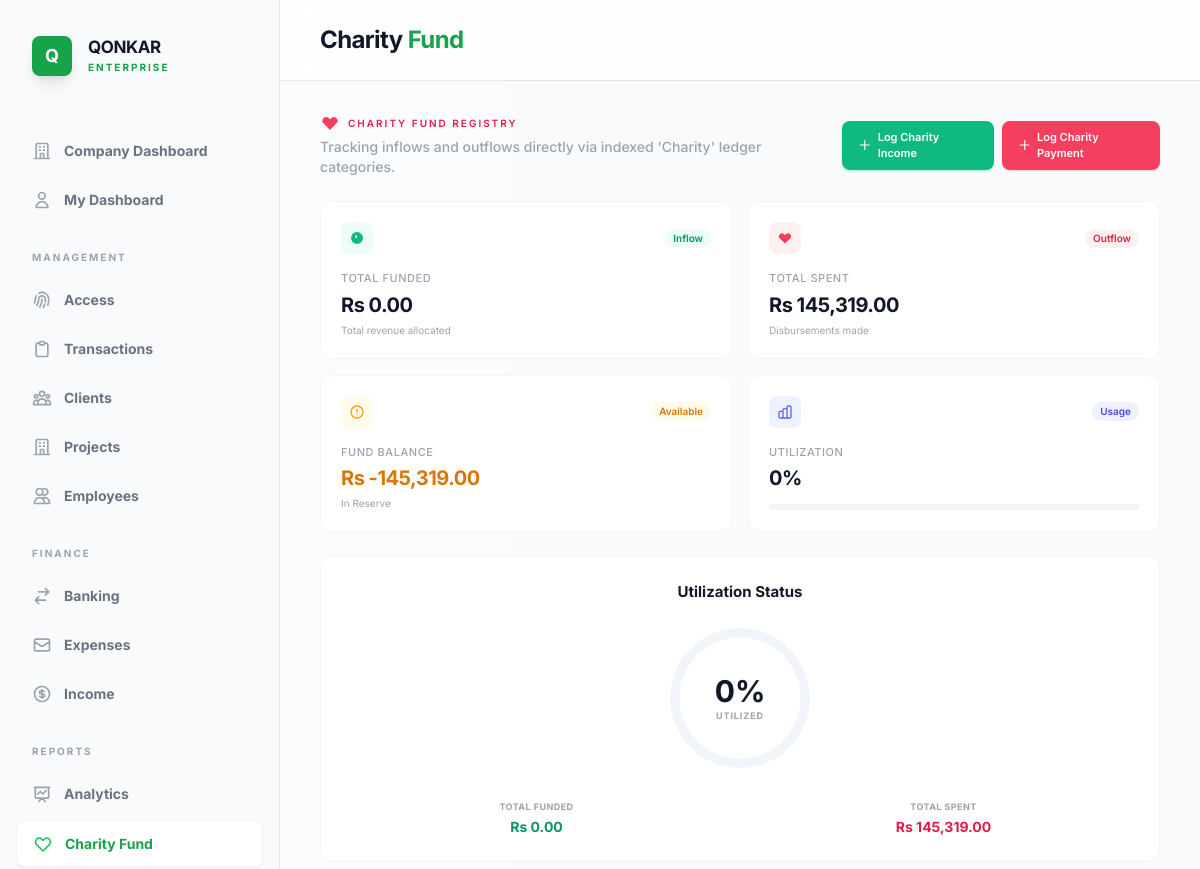
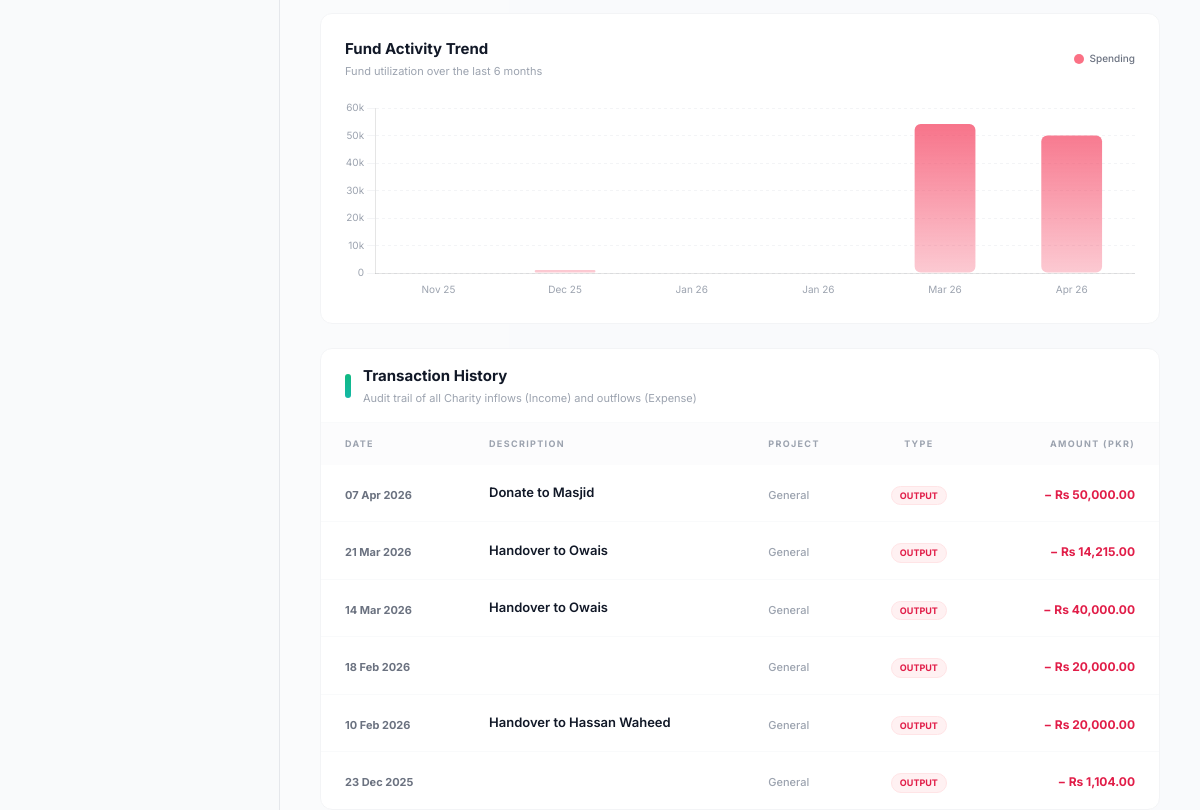
/core/charity/ (signed in, upper part), run on an earlier commit of the app's database (2 pictures, top to bottom).
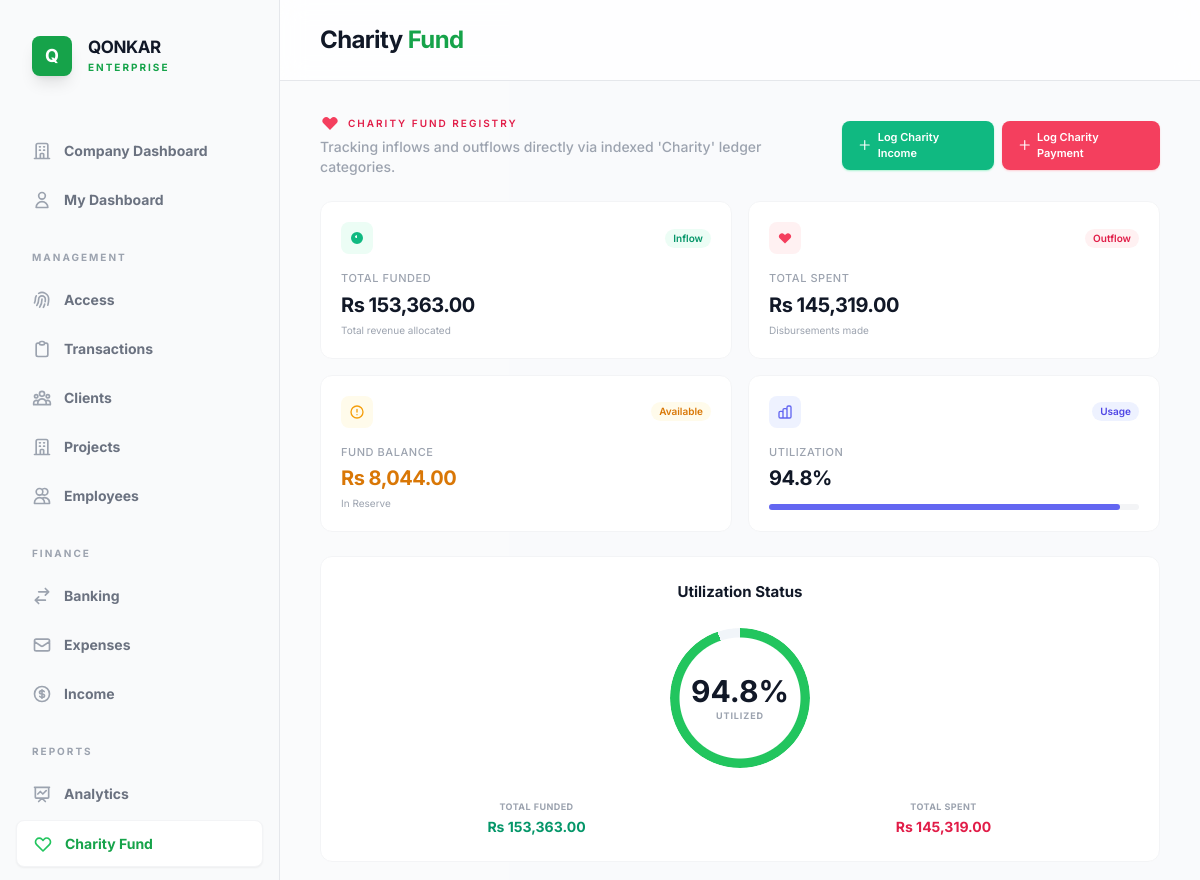
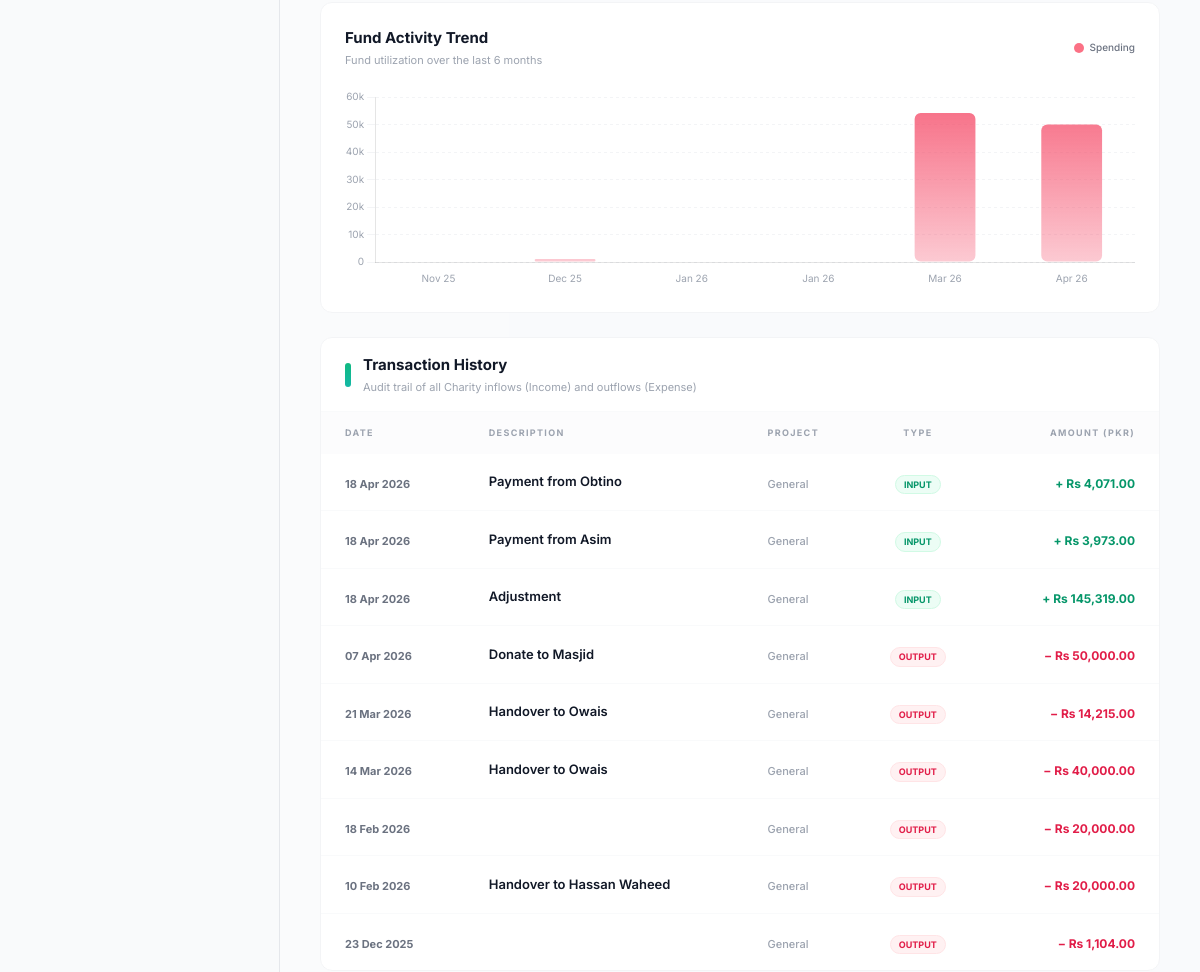
And on a later commit of the database (2 pictures, top to bottom).
### core/models.py (models this page shows, shortened)
class Transaction(models.Model):
    date = models.DateField()
    description = models.CharField(max_length=500)
    reference = models.CharField(max_length=100, blank=True, help_text="e.g. Invoice #, Transfer ID")
    project = models.ForeignKey(Project, on_delete=models.SET_NULL, null=True, blank=True, related_name='transactions')
    receipt = models.FileField(upload_to='receipts/%Y/%m/%d/', null=True, blank=True)
    custom_fields = models.JSONField(blank=True, default=dict)
    currency = models.ForeignKey(Currency, on_delete=models.PROTECT, related_name='transactions', null=True)
    created_at = models.DateTimeField(auto_now_add=True)
    created_by = models.ForeignKey(settings.AUTH_USER_MODEL, on_delete=models.SET_NULL, null=True)
    def get_bank_account_name(self):
        bank_entry = self.entries.filter(
            account__account_type=AccountType.ASSET,
            account__bank_detail__isnull=False
        ).first()
        return bank_entry.account.bank_detail.bank_name if bank_entry else "N/A"

### core/views.py (the view)
# urls.py: path('charity/', views.charity_view, name='charity_dashboard'),
@login_required
@login_required
def charity_view(request):
    if not request.user.is_superuser:
        return HttpResponseForbidden("Only administrators can access the Charity dashboard.")
    from datetime import timedelta
    from django.db.models import F, Sum, Q
    today = timezone.now().date()
    charity_revenue_acc = Account.objects.filter(name__icontains='Charity', account_type=AccountType.REVENUE, is_active=True).first()
    charity_expense_acc = Account.objects.filter(name__icontains='Charity', account_type=AccountType.EXPENSE, is_active=True).first()
    total_inflow = Decimal('0.00')
    if charity_revenue_acc:
        inflow_qs = LedgerEntry.objects.filter(
            account=charity_revenue_acc,
            entry_type='CR' # Revenue increased by Credit
        ).annotate(
            base_amt=F('amount') * F('exchange_rate')
        ).aggregate(total=Sum('base_amt'))['total']
        total_inflow = inflow_qs or Decimal('0.00')
    total_outflow = Decimal('0.00')
    if charity_expense_acc:
        outflow_qs = LedgerEntry.objects.filter(
            account=charity_expense_acc,
            entry_type='DR' # Expense increased by Debit
        ).annotate(
            base_amt=F('amount') * F('exchange_rate')
        ).aggregate(total=Sum('base_amt'))['total']
        total_outflow = outflow_qs or Decimal('0.00')
    fund_balance = total_inflow - total_outflow
    charity_account_ids = []
    if charity_revenue_acc: charity_account_ids.append(charity_revenue_acc.id)
    if charity_expense_acc: charity_account_ids.append(charity_expense_acc.id)
    all_charity_txns = Transaction.objects.filter(
        entries__account_id__in=charity_account_ids
    ).prefetch_related(
        'entries__account', 'project'
    ).distinct().order_by('-date', '-created_at')
    transaction_data = []
    for txn in all_charity_txns:
        charity_entries = txn.entries.filter(account_id__in=charity_account_ids)
        if not charity_entries.exists(): continue
        first_entry = charity_entries.first()
        is_inflow = (first_entry.account.account_type == AccountType.REVENUE)
        total_charity_amt = sum(e.get_base_amount() for e in charity_entries)
        transaction_data.append({
            'date': txn.date,
            'description': txn.description,
            'project': txn.project,
            'bank': txn.get_bank_account_name(),
            'type': 'Inflow' if is_inflow else 'Outflow',
            'amount': total_charity_amt,
            'currency': txn.currency.symbol if txn.currency else 'Rs',
            'status': 'Success'
        })
    monthly_trend = []
    for i in range(5, -1, -1):
        m_start = (today.replace(day=1) - timedelta(days=i * 30)).replace(day=1)
        if i > 0:
            m_end = (m_start + timedelta(days=32)).replace(day=1) - timedelta(days=1)
        else:
            m_end = today
        m_inflow = Decimal('0.00')
        if charity_revenue_acc:
            m_inflow = LedgerEntry.objects.filter(
                account=charity_revenue_acc,
                entry_type='CR',
                transaction__date__range=[m_start, m_end]
            ).annotate(base_amt=F('amount') * F('exchange_rate')).aggregate(total=Sum('base_amt'))['total'] or Decimal('0.00')
        m_outflow = Decimal('0.00')
        if charity_expense_acc:
            m_outflow = LedgerEntry.objects.filter(
                account=charity_expense_acc,
                entry_type='DR',
                transaction__date__range=[m_start, m_end]
            ).annotate(base_amt=F('amount') * F('exchange_rate')).aggregate(total=Sum('base_amt'))['total'] or Decimal('0.00')
        monthly_trend.append({
            'label': m_start.strftime('%b %y'),
            'inflow': m_inflow,
            'outflow': m_outflow,
            'net': m_inflow - m_outflow,
            'amount': m_outflow # Compat for chart which uses .amount
        })
    context = {
        'total_inflow': total_inflow,
        'total_outflow': total_outflow,
        'fund_balance': fund_balance,
        'transaction_data': transaction_data, # Replaces project_data
        'monthly_trend': monthly_trend,
        'fulfillment_pct': round((total_outflow / total_inflow * 100), 1) if total_inflow > 0 else 0,
        'grand_total_owed': total_inflow, # Mapping for UI compatibility
        'grand_total_paid': total_outflow, # Mapping for UI compatibility
        'grand_balance': fund_balance, # Mapping for UI compatibility
    }
    return render(request, 'core/charity_dashboard.html', context)

### core/models.py (called while the page is built)
    def get_base_amount(self):
        return self.amount * self.exchange_rate

### core/templates/core/charity_dashboard.html (shortened to what the changed rows need)
{% extends 'core/base.html' %}
{% load humanize %}
{% block header_title %}Charity <span class="text-brand-600">Fund</span>{% endblock %}
{% block content %}
<div class="space-y-6 pb-20">
    <div class="grid grid-cols-2 xl:grid-cols-4 gap-4">
        <div class="kpi-card fade-up fade-up-1 bg-white rounded-xl p-5 border border-gray-100">
            <div class="flex items-center justify-between mb-4">
                <div class="w-8 h-8 rounded-lg bg-emerald-50 flex items-center justify-center">
                </div>
                <span class="text-[10px] font-semibold text-emerald-600 bg-emerald-50 px-2 py-0.5 rounded-full">Inflow</span>
            </div>
            <p class="text-[11px] font-medium text-gray-400 uppercase tracking-wider mb-1">Total Funded</p>
            <h3 class="text-xl font-bold text-gray-900 tracking-tight">Rs {{ total_inflow|floatformat:2|intcomma }}</h3>
            <p class="text-[10px] text-gray-400 mt-1">Total revenue allocated</p>
        </div>
        <div class="kpi-card fade-up fade-up-3 bg-white rounded-xl p-5 border border-gray-100">
            <div class="flex items-center justify-between mb-4">
                <div class="w-8 h-8 rounded-lg bg-amber-50 flex items-center justify-center">
                </div>
                <span class="text-[10px] font-semibold text-amber-600 bg-amber-50 px-2 py-0.5 rounded-full">Available</span>
            </div>
            <p class="text-[11px] font-medium text-gray-400 uppercase tracking-wider mb-1">Fund Balance</p>
            <h3 class="text-xl font-bold text-amber-600 tracking-tight">Rs {{ fund_balance|floatformat:2|intcomma }}</h3>
            <p class="text-[10px] text-gray-400 mt-1">In Reserve</p>
        </div>
        <div class="kpi-card fade-up fade-up-4 bg-white rounded-xl p-5 border border-gray-100">
            <div class="flex items-center justify-between mb-4">
                <div class="w-8 h-8 rounded-lg bg-indigo-50 flex items-center justify-center">
                </div>
                <span class="text-[10px] font-semibold text-indigo-600 bg-indigo-50 px-2 py-0.5 rounded-full">Usage</span>
            </div>
            <p class="text-[11px] font-medium text-gray-400 uppercase tracking-wider mb-1">Utilization</p>
            <h3 class="text-xl font-bold text-gray-900 tracking-tight">{{ fulfillment_pct }}%</h3>
            <div class="mt-3 w-full bg-gray-100 rounded-full h-1.5">
                <div class="h-1.5 rounded-full bg-indigo-500 transition-all duration-1000" style="width: {{ fulfillment_pct }}%"></div>
            </div>
        </div>
    </div>
    <div class="grid grid-cols-1 xl:grid-cols-3 gap-5">
        <div class="fade-up fade-up-5 bg-white rounded-xl border border-gray-100 p-6 flex flex-col items-center justify-center">
            <div class="radial-progress mb-4" style="--progress: {{ fulfillment_pct }};">
                <div class="text-center">
                    <p class="text-3xl font-bold text-gray-900">{{ fulfillment_pct }}%</p>
                    <p class="text-[9px] font-bold text-gray-400 uppercase tracking-widest">Utilized</p>
                </div>
            </div>
            <div class="grid grid-cols-2 gap-6 mt-4 w-full">
                <div class="text-center">
                    <p class="text-[9px] font-bold text-gray-400 uppercase tracking-wider mb-1">Total Funded</p>
                    <p class="text-sm font-bold text-emerald-600">Rs {{ total_inflow|floatformat:2|intcomma }}</p>
                </div>
            </div>
        </div>
    </div>
    <div class="fade-up bg-white rounded-xl border border-gray-100 overflow-hidden">
        <div class="overflow-x-auto">
            <table class="w-full text-left">
                <thead>
                    <tr class="text-[9px] font-bold text-gray-400 uppercase tracking-[0.15em] bg-gray-50/50">
                        <th class="px-6 py-3.5">Date</th>
                        <th class="px-4 py-3.5">Description</th>
                        <th class="px-4 py-3.5">Project</th>
                        <th class="px-4 py-3.5 text-center">Type</th>
                        <th class="px-6 py-3.5 text-right">Amount (PKR)</th>
                    </tr>
                </thead>
                <tbody class="divide-y divide-gray-50">
                    {% for item in transaction_data %}
                    <tr class="hover:bg-gray-50/40 transition-colors group">
                        <td class="px-6 py-4 whitespace-nowrap">
                            <span class="text-[11px] font-bold text-gray-500">{{ item.date|date:"d M Y" }}</span>
                        </td>
                        <td class="px-4 py-4">
                            <p class="text-[13px] font-semibold text-gray-900 truncate max-w-[200px]">{{ item.description }}</p>
                        </td>
                        <td class="px-4 py-4 whitespace-nowrap">
                            <span class="text-[11px] font-medium text-gray-400">{{ item.project.name|default:"General" }}</span>
                        </td>
                        <td class="px-4 py-4 text-center whitespace-nowrap">
                            {% if item.type == 'Inflow' %}
                            <span class="inline-flex items-center gap-1 px-2 py-0.5 text-[9px] font-bold rounded-full bg-emerald-50 text-emerald-600 border border-emerald-100 uppercase">Input</span>
                            {% else %}
                            <span class="inline-flex items-center gap-1 px-2 py-0.5 text-[9px] font-bold rounded-full bg-rose-50 text-rose-600 border border-rose-100 uppercase">Output</span>
                            {% endif %}
                        </td>
                        <td class="px-6 py-4 text-right whitespace-nowrap">
                            <span class="text-xs font-bold {% if item.type == 'Inflow' %}text-emerald-600{% else %}text-rose-600{% endif %}">
                                {% if item.type == 'Inflow' %}+{% else %}−{% endif %} Rs {{ item.amount|floatformat:2|intcomma }}
                            </span>
                        </td>
                    </tr>
                    {% endfor %}
                </tbody>
            </table>
        </div>
    </div>
</div>
<script>
document.addEventListener('DOMContentLoaded', function() {
    Chart.defaults.font.family = "'Inter', sans-serif";
    // Monthly Trend Bar Chart
    const tCtx = document.getElementById('charityTrendChart');
    if (tCtx) {
        const ctx = tCtx.getContext('2d');
        const gradient = ctx.createLinearGradient(0, 0, 0, 200);
        gradient.addColorStop(0, 'rgba(244, 63, 94, 0.8)');
        gradient.addColorStop(1, 'rgba(244, 63, 94, 0.2)');
        new Chart(ctx, {
            type: 'bar',
            data: {
                labels: [{% for m in monthly_trend %}"{{ m.label }}"{% if not forloop.last %},{% endif %}{% endfor %}],
                datasets: [{
                    label: 'Charity Spent',
                    data: [{% for m in monthly_trend %}{{ m.amount }}{% if not forloop.last %},{% endif %}{% endfor %}],
                    backgroundColor: gradient,
                    borderRadius: 6,
                    borderSkipped: false,
                    barPercentage: 0.6,
                }]
            },
            options: {
                responsive: true,
                maintainAspectRatio: false,
                plugins: {
                    legend: { display: false },
                    tooltip: {
                        backgroundColor: '#1e293b',
                        padding: 10,
                        titleFont: { size: 11, weight: '600' },
                        bodyFont: { size: 11 },
                        cornerRadius: 8,
                        callbacks: { label: ctx => ' Rs ' + Number(ctx.raw).toLocaleString() }
                    }
                },
                scales: {
                    y: {
                        beginAtZero: true,
                        grid: { color: '#f3f4f6' },
                        border: { dash: [3,3] },
                        ticks: { font: { size: 10 }, color: '#9ca3af', callback: v => v >= 1000 ? (v/1000).toFixed(0)+'k' : v }
                    },
                    x: {
                        grid: { display: false },
                        ticks: { font: { size: 10 }, color: '#9ca3af' }
                    }
                }
            }
        });
    }
});
</script>
{% endblock %}

What changed in the data, as far as the page shows it:
added Transaction: date "18 Apr 2026", description "Payment from Obtino"
added Transaction: date "18 Apr 2026", description "Payment from Asim"
added Transaction: date "18 Apr 2026", description "Adjustment"
Also different on the page:
{{ total_inflow|floatformat:2|intcomma }}: "0.00" → "153,363.00"
{{ fund_balance|floatformat:2|intcomma }}: "-145,319.00" → "8,044.00"
{{ fulfillment_pct }}: "0" → "94.8"
new list line: "General INPUT + Rs 4,071.00"
new list line: "General INPUT + Rs 3,973.00"
new list line: "General INPUT + Rs 145,319.00"
